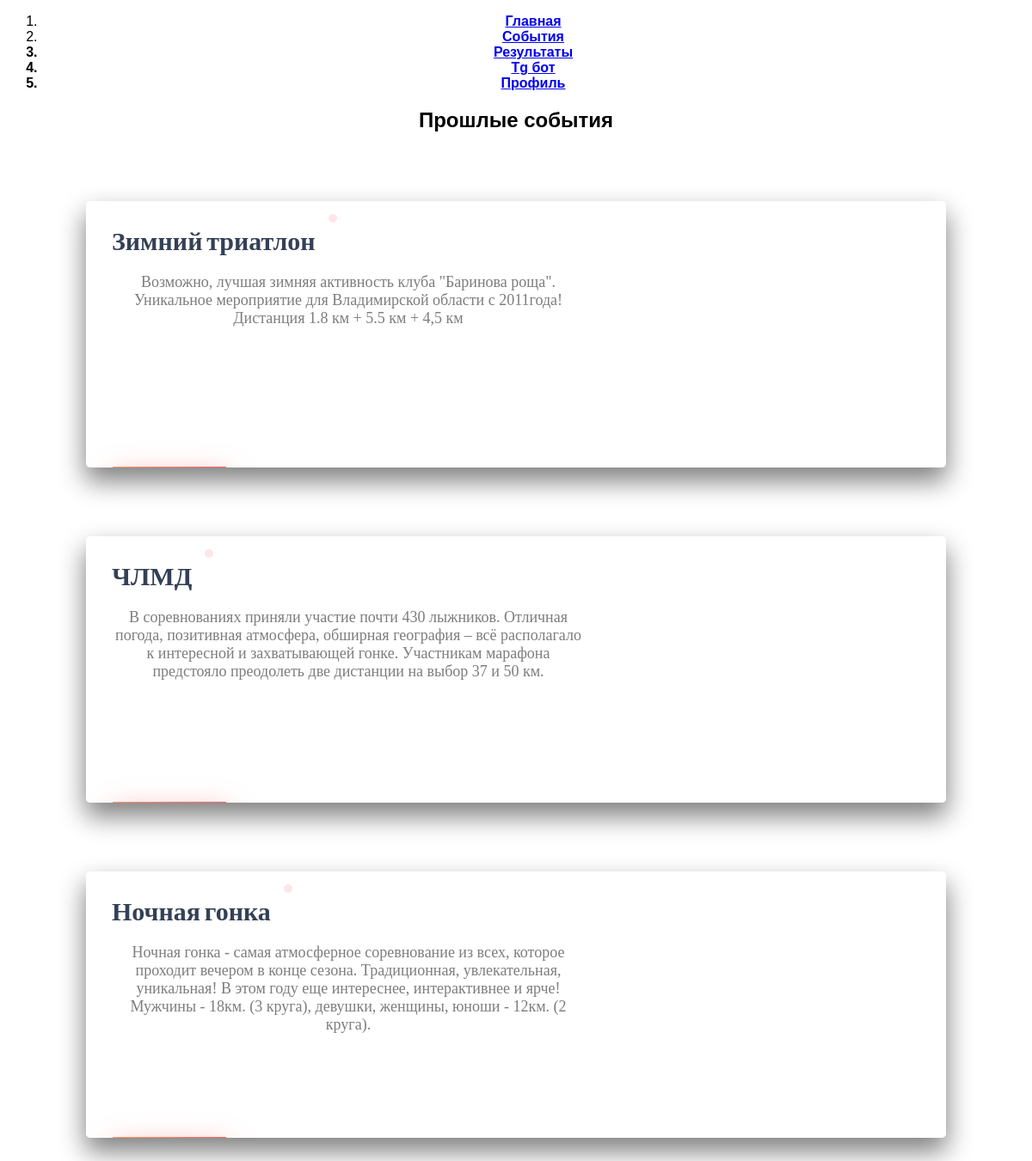
The app's page /results, older data.
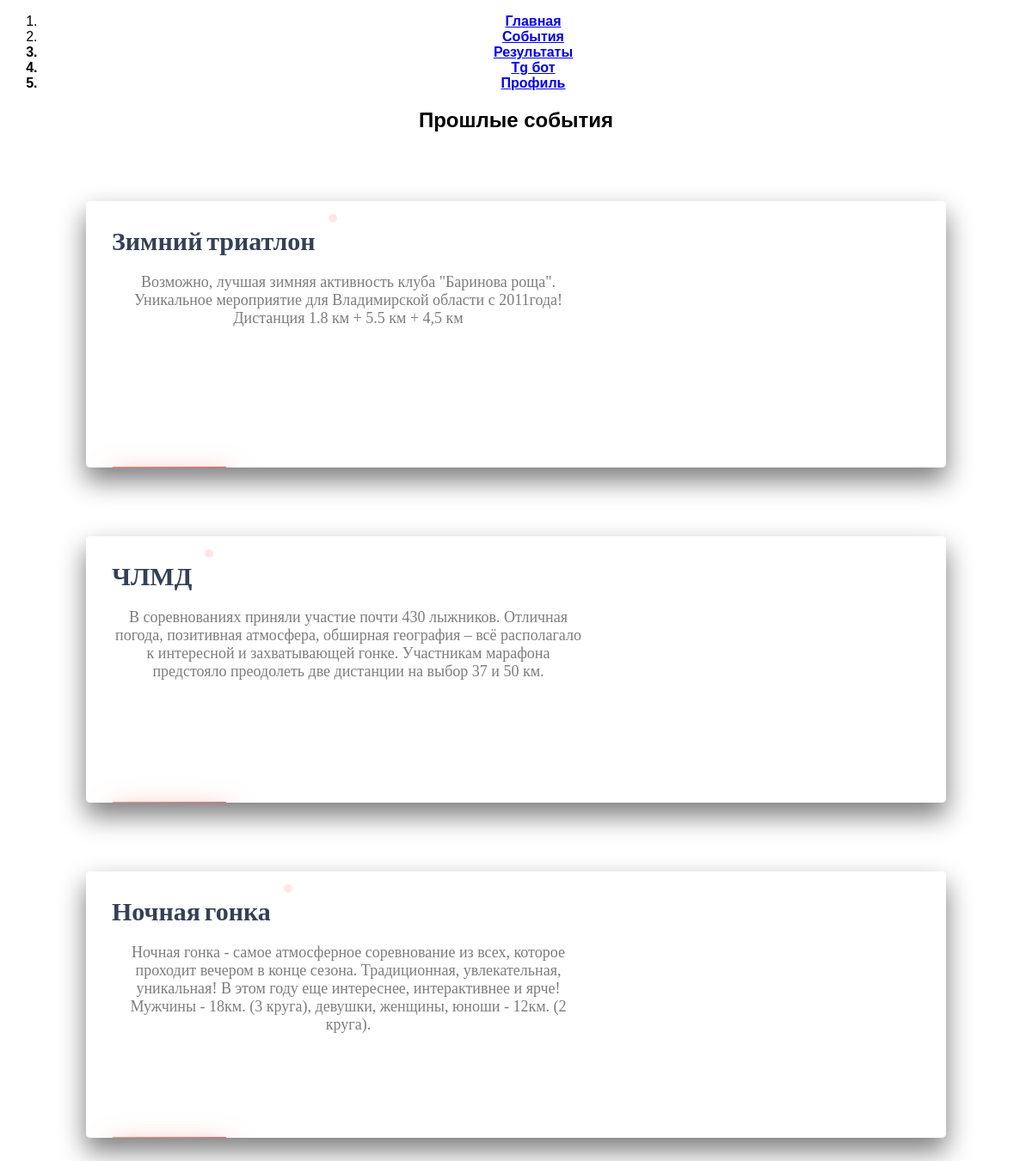
The same page, newer data.
### data/competition.py (models this page shows)
class Competition(SqlAlchemyBase, UserMixin, SerializerMixin):
    __tablename__ = 'competition'
    id = sqlalchemy.Column(sqlalchemy.Integer,
                           primary_key=True, autoincrement=True)
    name = sqlalchemy.Column(sqlalchemy.TEXT, index=True, nullable=True)
    status = sqlalchemy.Column(sqlalchemy.Integer, index=True, nullable=True)
    date = sqlalchemy.Column(sqlalchemy.DateTime, index=True, nullable=True)
    description = sqlalchemy.Column(sqlalchemy.TEXT, index=True, nullable=True)
    photo = sqlalchemy.Column(sqlalchemy.String, index=True, nullable=True)
    place = sqlalchemy.Column(sqlalchemy.String, index=True, nullable=True)
    res = sqlalchemy.Column(sqlalchemy.String, index=True, nullable=True)
    user_competitions = orm.relationship("User_competitions", back_populates='competition')

### server.py (the view)
@app.route("/results")
def results():
    db_sess = db_session.create_session()
    events = db_sess.query(Competition).filter(Competition.status == 0).order_by(
        Competition.date).all()
    return render_template("new_res.html", title='Результаты', events=events)

### data/db_session.py (called while the page is built)
def create_session() -> Session:
    global __factory
    return __factory()

### templates/new_res.html (shortened to what this page needs)
<!DOCTYPE html>
<html lang="en">
<head>
    <link rel="stylesheet" type="text/css" href="{{url_for('static', filename='css/style.css')}}">
    <link rel="stylesheet" type="text/css" href="{{url_for('static', filename='css/style3.css')}}">
    <link rel="stylesheet/less" type="text/css" href="{{url_for('static', filename='css/style.less')}}">
    <link rel="stylesheet" href="https://cdnjs.cloudflare.com/ajax/libs/font-awesome/4.7.0/css/font-awesome.min.css">
    </head>
    <body style="background: white">
        <nav class="menu">
          <ol>
            <li class="menu-item"><a href="/" style="font-weight: bold;">Главная</a></li>
            <li class="menu-item"><a href="/events" style="font-weight: bold;">События</a></li>
            <li class="menu-item" style="font-weight: bold;">
              <a href="/results">Результаты</a>
            </li>
            <li class="menu-item" style="font-weight: bold;">
              <a href="https://t.me/Barinova_Rosha_Bot" style="text-transform: none;">Tg бот</a>
            </li>
            {% if current_user.is_authenticated %}
            <li class="menu-item" style="font-weight: bold;"><a href="/profile">{{ current_user.username }} {{ current_user.surname }}</a></li>
            {% else %}
            <li class="menu-item" style="font-weight: bold;"><a href="/login">Профиль</a></li>
            {% endif %}
          </ol>
        </nav>
        <div >
<h2 style="text-transform: none;">Прошлые события</h2>
{% for item in events%}
<div id="container">
	<div class="product-details">
	<h1>{{ item.name }}</h1>
	<p class="information" style="text-transform: none;">{{ item.description }}</p>
<div class="control">
    {% if item.res != '-' %}
    <a class="btn_primary" href="/download_res/{{ item.id }}" style="
                        border: none;
                        outline: none;
                        background: linear-gradient(90deg, #ff9966, #ff5e62);
                        padding: 0.4rem 1.5rem;
                        color: white;
                        text-transform: none;
                        font-size: 1rem;
                        box-shadow: 1px 10px 2rem rgba(255, 94, 98, 0.5);
                        transition: all 0.2s ease-in;
                        text-decoration: none;">Результаты</a>
    {% endif %}
</div>
</div>
</div>
{% endfor %}
</div>
    </body>
</html>

### static/css/style.css (style rules this page uses)
body { font-family: 'Roboto Condensed', sans-serif; text-align:center; vertical-align:middle; }
body { font-family: "Overpass", sans-serif; box-sizing: border-box; }

### static/css/style3.css (style rules this page uses)
#container { box-shadow: 0 15px 30px 1px grey; background: rgba(255, 255, 255, 0.90); text-align: center; border-radius: 5px; overflow: hidden; margin: 5em auto; height: 310px; width: 1000px; }
.product-details { position: relative; text-align: left; overflow: hidden; padding: 30px; height: 100%; float: left; width: 55%; }
#container .product-details h1 { font-family: 'Bebas Neue', cursive; display: inline-block; position: relative; font-size: 30px; color: #344055; margin: 0; }
#container .product-details h1:before { position: absolute; content: ''; right: 0%; top: 0%; transform: translate(25px, -15px); font-family: 'Bree Serif', serif; display: inline-block; background: #ffe6e6; border-radius: 5px; font-size: 14px; padding: 5px; color: white; margin: 0; animation: chan-sh 6s ease infinite; }
#container .product-details > p { font-family: 'EB Garamond', serif; text-align: center; font-size: 18px; color: #7d7d7d; }
.control { position: absolute; bottom: 10%; left: 5%; }

Row changes from the older to the newer data that the page shows:
changed Competition "Ночная гонка": description "Ночная гонка - самая атмосферное соревнование из всех,…" → "Ночная гонка - самое атмосферное соревнование из всех,…"
